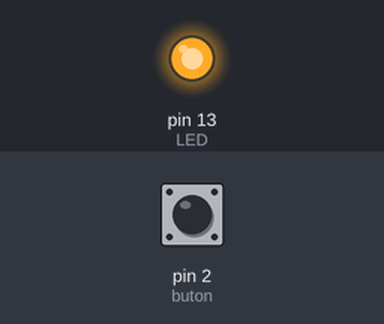
A sketch run on a simulated Arduino Uno, built with avr-gcc and run on an emulated ATmega328P. Shown: output pins drawn as LEDs (lit = HIGH). The inputs (shaded band) are chosen by the test bench; at power-on: pin 2 (buton) LOW. What the sketch prints to the serial monitor is not drawn.

Above: at 0.1 s.
Timing chart, 0 to 1.6 s (numbered marks = the images above):
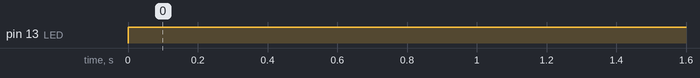

Measured:
- by itself, pin 13 (LED): LOW → HIGH at 0.00 s

The sketch:

lab3_buton.ino
```cpp
#define LED 13
#define buton 2
int x;
void setup() {
  // put your setup code here, to run once:
 pinMode(LED, OUTPUT);
 pinMode(buton, INPUT);
 Serial.begin(9600); //pt a face output la consola
}

void loop() {
  // put your main code here, to run repeatedly:
  x = digitalRead(buton);
  Serial.println(x);
  int count=0;
  if(x %2== 0)
    //digitalWrite(LED, HIGH);
    //else
   // digitalWrite(LED, LOW);
  {
    digitalWrite(LED, HIGH);
    delay(150);
  }
  else
  {
    digitalWrite(LED, HIGH);
    delay(150);
  }
}
```
